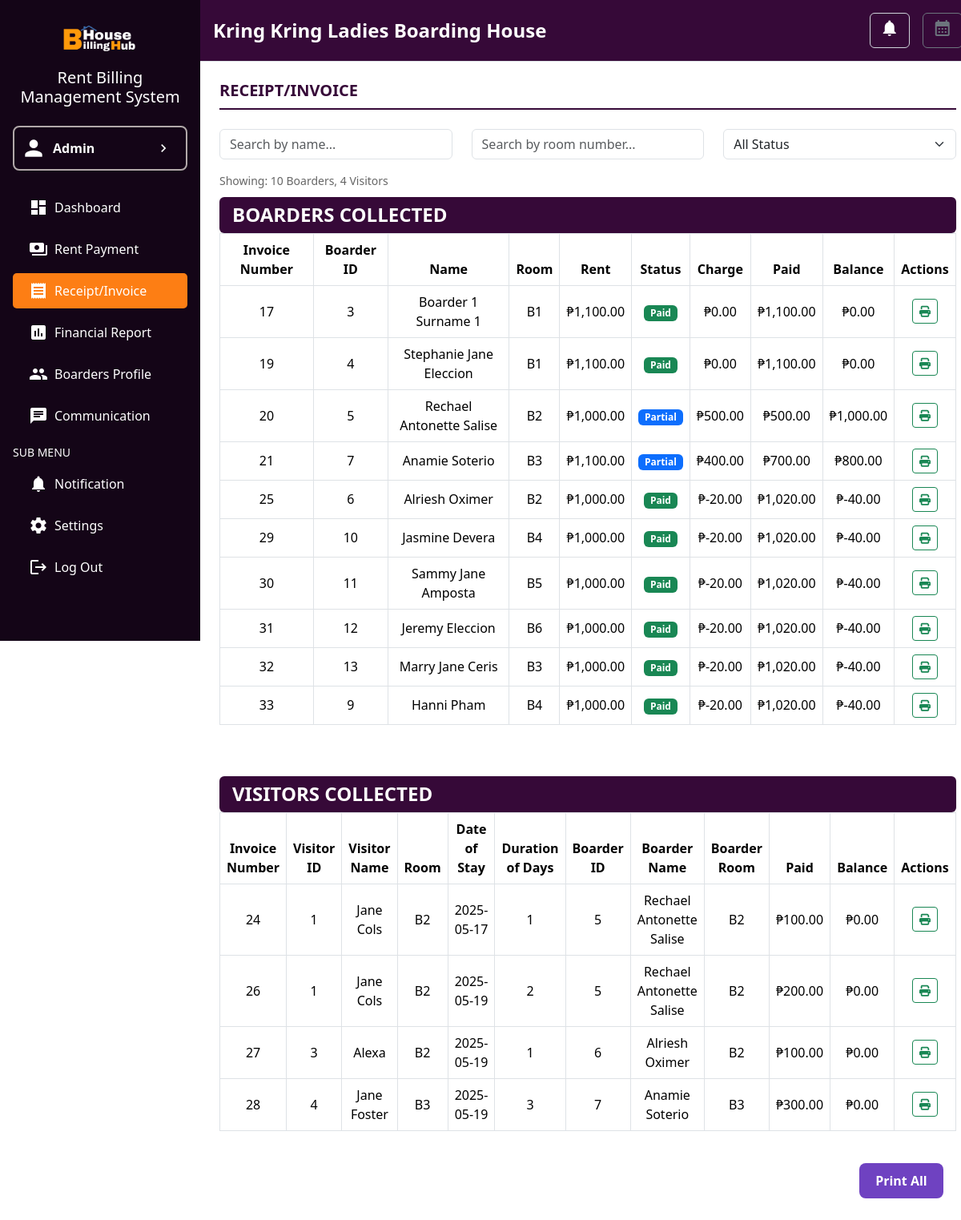
Page /sidebar/receipt.php (signed in) on the committed database.
### tables this page shows
CREATE TABLE `users` (
  `id` int(11) NOT NULL,
  `firstname` varchar(255) NOT NULL,
  `lastname` varchar(255) NOT NULL,
  `email` varchar(255) NOT NULL,
  `contact` varchar(20) DEFAULT NULL,
  `government_id` varchar(100) DEFAULT NULL,
  `tin_num` varchar(100) DEFAULT NULL,
  `address` varchar(255) DEFAULT NULL,
  `boardinghousename` varchar(255) DEFAULT NULL,
  `password` varchar(255) NOT NULL,
  `reset_code` varchar(255) DEFAULT NULL
);

CREATE TABLE `payments` (
  `id` int(11) NOT NULL,
  `boarder_id` int(11) DEFAULT NULL,
  `user_id` int(11) DEFAULT NULL,
  `amount` decimal(10,2) DEFAULT NULL,
  `payment_date` date DEFAULT NULL,
  `status` enum('paid','partial','pending','overdue') DEFAULT 'pending',
  `payment_type` enum('rent','visitor') DEFAULT 'rent',
  `mode_of_payment` varchar(50) DEFAULT NULL,
  `appliances` int(11) DEFAULT 0,
  `days` int(11) DEFAULT 0
);

CREATE TABLE `boarders` (
  `id` int(11) NOT NULL,
  `boarder_id` int(11) NOT NULL,
  `user_id` int(11) DEFAULT NULL,
  `firstname` varchar(255) NOT NULL,
  `lastname` varchar(255) NOT NULL,
  `email` varchar(100) NOT NULL,
  `phone` varchar(15) DEFAULT NULL,
  `address` varchar(255) DEFAULT NULL,
  `move_in_date` date NOT NULL,
  `monthly_rate` decimal(10,2) NOT NULL,
  `deposit_amount` decimal(10,2) NOT NULL,
  `room` varchar(50) DEFAULT NULL,
  `status` enum('active','inactive') DEFAULT 'active',
  `appliances` int(11) DEFAULT 0
);

CREATE TABLE `visitors` (
  `id` varchar(50) NOT NULL,
  `name` varchar(255) NOT NULL,
  `boarder_id` int(11) DEFAULT NULL,
  `user_id` int(11) DEFAULT NULL
);

### sidebar/receipt.php (the view, shortened to what the rows shown need)
<?php
$host = 'localhost';
$username = 'root';
$password = '';
$database = 'bh';
$conn = new mysqli($host, $username, $password, $database);
$user_id = $_SESSION['user_id'];
$stmt = $conn->prepare("SELECT firstname, lastname, email, contact, government_id, tin_num, address, boardinghousename FROM users WHERE id = ?");
$stmt->bind_param("i", $user_id);
$stmt->execute();
$result = $stmt->get_result();
$user = $result->fetch_assoc();
$stmt = $conn->prepare("SELECT monthly_rate, appliances_rate, late_fee, due_date FROM rates WHERE user_id = ?");
$stmt->bind_param("i", $user_id);
$stmt->execute();
$result = $stmt->get_result();
$rate = $result->fetch_assoc();
$monthly_rate = $rate['monthly_rate'] ?? 1000.00;
$appliances_rate = $rate['appliances_rate'] ?? 100.00;
$due_date = $rate['due_date'] ?? date('Y-m-10');
$daily_rate = 100.00;
$boarder_payments = [];
$stmt = $conn->prepare("
    SELECT p.id AS invoice_number, b.id AS boarder_id, CONCAT(b.firstname, ' ', b.lastname) AS name,
           b.room, p.amount AS paid, p.payment_date, p.appliances,
           CASE
               WHEN p.amount >= (? + (p.appliances * ?)) THEN 'Paid'
               WHEN p.amount > 0 THEN 'Partial'
               WHEN CURRENT_DATE > ? THEN 'Overdue'
               ELSE 'Pending'
           END as status
    FROM payments p
    JOIN boarders b ON p.boarder_id = b.id
    WHERE p.user_id = ? AND p.payment_type = 'rent'
");
$stmt->bind_param("ddsi", $monthly_rate, $appliances_rate, $due_date, $user_id);
$stmt->execute();
$result = $stmt->get_result();
while ($row = $result->fetch_assoc()) {
    $row['rent'] = $monthly_rate + ($row['appliances'] * $appliances_rate);
    $row['charge'] = $row['rent'] - $row['paid'];
    $row['balance'] = $row['rent'] + $row['charge'] - $row['paid'];
    $boarder_payments[] = $row;
}
$visitor_payments = [];
$stmt = $conn->prepare("
    SELECT p.id AS invoice_number, v.id AS visitor_id, v.name AS visitor_name,
           b.room AS visitor_room, p.payment_date, p.days,
           b.id AS boarder_id, CONCAT(b.firstname, ' ', b.lastname) AS boarder_name,
           b.room AS boarder_room, p.amount AS paid, p.status
    FROM payments p
    JOIN boarders b ON p.boarder_id = b.id
    LEFT JOIN visitors v ON p.boarder_id = v.boarder_id AND p.user_id = v.user_id
    WHERE p.user_id = ? AND p.payment_type = 'visitor'
");
$stmt->bind_param("i", $user_id);
$stmt->execute();
$result = $stmt->get_result();
while ($row = $result->fetch_assoc()) {
    $row['stay_fee'] = $row['days'] * $daily_rate;
    $row['balance'] = $row['stay_fee'] - $row['paid'];
    $visitor_payments[] = $row;
}
?>
<!DOCTYPE html>
<html lang="en">
<head>
    <link href="https://cdn.jsdelivr.net/npm/bootstrap@5.3.2/dist/css/bootstrap.min.css" rel="stylesheet">
    <link href="https://cdnjs.cloudflare.com/ajax/libs/font-awesome/6.5.0/css/all.min.css" rel="stylesheet">
    <link rel="stylesheet" href="../sidebar/style.css">
</head>
<body>
    <div class="d-flex">
        <div class="flex-grow-1">
            <header class="d-flex justify-content-between align-items-center p-3 border-bottom">
                <h4 class="mb-0" style="font-weight: bold;"><span id="boardingHouseName"><?php echo htmlspecialchars($user['boardinghousename'] ?? 'N/A'); ?></span> Boarding House</h4>
            </header>
            <div class="content p-4">
                <div class="table-container mt-2">
                    <div class="table-responsive">
                        <table id="boarderTablePayment" class="table table-bordered table-hover align-middle text-center ms-0">
                            <thead>
                                <tr>
                                    <th>Invoice Number</th>
                                    <th>Boarder ID</th>
                                    <th>Name</th>
                                    <th>Room</th>
                                    <th>Rent</th>
                                    <th>Status</th>
                                    <th>Charge</th>
                                    <th>Paid</th>
                                    <th>Balance</th>
                                    <th>Actions</th>
                                </tr>
                            </thead>
                            <tbody>
                                <?php foreach ($boarder_payments as $payment): ?>
                                    <tr>
                                        <td><?php echo $payment['invoice_number']; ?></td>
                                        <td><?php echo $payment['boarder_id']; ?></td>
                                        <td><?php echo htmlspecialchars($payment['name']); ?></td>
                                        <td><?php echo htmlspecialchars($payment['room'] ?? 'N/A'); ?></td>
                                        <td>₱<?php echo number_format($payment['rent'], 2); ?></td>
                                        <td><span class="badge bg-<?php echo getStatusColor($payment['status']); ?>"><?php echo $payment['status']; ?></span></td>
                                        <td>₱<?php echo number_format($payment['charge'], 2); ?></td>
                                        <td>₱<?php echo number_format($payment['paid'], 2); ?></td>
                                        <td>₱<?php echo number_format($payment['balance'], 2); ?></td>
                                        <td>
                                            <button class="btn btn-outline-success btn-sm print-receipt"
                                                    data-type="boarder"
                                                    data-invoice="<?php echo $payment['invoice_number']; ?>"
                                                    data-boarder-id="<?php echo $payment['boarder_id']; ?>"
                                                    data-name="<?php echo htmlspecialchars($payment['name']); ?>"
                                                    data-room="<?php echo htmlspecialchars($payment['room'] ?? 'N/A'); ?>"
                                                    data-rent="<?php echo $payment['rent']; ?>"
                                                    data-status="<?php echo $payment['status']; ?>"
                                                    data-charge="<?php echo $payment['charge']; ?>"
                                                    data-paid="<?php echo $payment['paid']; ?>"
                                                    data-balance="<?php echo $payment['balance']; ?>"
                                                    data-payment-date="<?php echo $payment['payment_date']; ?>"
                                                    data-appliances="<?php echo $payment['appliances']; ?>">
                                                <i class="fas fa-print"></i>
                                            </button>
                                        </td>
                                    </tr>
                                <?php endforeach; ?>
                            </tbody>
                        </table>
                    </div>
                </div>
                <div class="table-container mt-5">
                    <div class="table-responsive">
                        <table id="VisitorsTablePayment" class="table table-bordered table-hover align-middle text-center ms-0">
                            <thead>
                                <tr>
                                    <th>Invoice Number</th>
                                    <th>Visitor ID</th>
                                    <th>Visitor Name</th>
                                    <th>Room</th>
                                    <th>Date of Stay</th>
                                    <th>Duration of Days</th>
                                    <th>Boarder ID</th>
                                    <th>Boarder Name</th>
                                    <th>Boarder Room</th>
                                    <th>Paid</th>
                                    <th>Balance</th>
                                    <th>Actions</th>
                                </tr>
                            </thead>
                            <tbody>
                                <?php foreach ($visitor_payments as $payment): ?>
                                    <tr>
                                        <td><?php echo $payment['invoice_number']; ?></td>
                                        <td><?php echo htmlspecialchars($payment['visitor_id'] ?? 'N/A'); ?></td>
                                        <td><?php echo htmlspecialchars($payment['visitor_name'] ?? 'N/A'); ?></td>
                                        <td><?php echo htmlspecialchars($payment['visitor_room'] ?? 'N/A'); ?></td>
                                        <td><?php echo $payment['payment_date']; ?></td>
                                        <td><?php echo $payment['days']; ?></td>
                                        <td><?php echo $payment['boarder_id']; ?></td>
                                        <td><?php echo htmlspecialchars($payment['boarder_name']); ?></td>
                                        <td><?php echo htmlspecialchars($payment['boarder_room'] ?? 'N/A'); ?></td>
                                        <td>₱<?php echo number_format($payment['paid'], 2); ?></td>
                                        <td>₱<?php echo number_format($payment['balance'], 2); ?></td>
                                        <td>
                                            <button class="btn btn-outline-success btn-sm print-receipt"
                                                    data-type="visitor"
                                                    data-invoice="<?php echo $payment['invoice_number']; ?>"
                                                    data-visitor-id="<?php echo htmlspecialchars($payment['visitor_id'] ?? 'N/A'); ?>"
                                                    data-visitor-name="<?php echo htmlspecialchars($payment['visitor_name'] ?? 'N/A'); ?>"
                                                    data-room="<?php echo htmlspecialchars($payment['visitor_room'] ?? 'N/A'); ?>"
                                                    data-date-stay="<?php echo $payment['payment_date']; ?>"
                                                    data-days="<?php echo $payment['days']; ?>"
                                                    data-boarder-id="<?php echo $payment['boarder_id']; ?>"
                                                    data-boarder-name="<?php echo htmlspecialchars($payment['boarder_name']); ?>"
                                                    data-boarder-room="<?php echo htmlspecialchars($payment['boarder_room'] ?? 'N/A'); ?>"
                                                    data-paid="<?php echo $payment['paid']; ?>"
                                                    data-balance="<?php echo $payment['balance']; ?>"
                                                    data-stay-fee="<?php echo $payment['stay_fee']; ?>">
                                                <i class="fas fa-print"></i>
                                            </button>
                                        </td>
                                    </tr>
                                <?php endforeach; ?>
                            </tbody>
                        </table>
                    </div>
                </div>
            </div>
        </div>
    </div>
</body>
</html>
<?php
function getStatusColor($status) {
    switch (strtolower($status)) {
        case 'paid': return 'success';
        case 'partial': return 'primary';
    }
}
?>

### rows in the picture
users: boardinghousename "Kring Kring Ladies"
payments: id "17", boarder "3", name "Boarder 1 Surname 1", boarder.room "B1", rent "1,100.00", status "Paid", charge "0.00", amount "1,100.00", balance "0.00"
payments: id "19", boarder "4", name "Stephanie Jane Eleccion", boarder.room "B1", rent "1,100.00", status "Paid", charge "0.00", amount "1,100.00", balance "0.00"
payments: id "20", boarder "5", name "Rechael Antonette Salise", boarder.room "B2", rent "1,000.00", status "Partial", charge "500.00", amount "500.00", balance "1,000.00"
payments: id "21", boarder "7", name "Anamie Soterio", boarder.room "B3", rent "1,100.00", status "Partial", charge "400.00", amount "700.00", balance "800.00"
payments: id "25", boarder "6", name "Alriesh Oximer", boarder.room "B2", rent "1,000.00", status "Paid", charge "-20.00", amount "1,020.00", balance "-40.00"
payments: id "29", boarder "10", name "Jasmine Devera", boarder.room "B4", rent "1,000.00", status "Paid", charge "-20.00", amount "1,020.00", balance "-40.00"
payments: id "30", boarder "11", name "Sammy Jane Amposta", boarder.room "B5", rent "1,000.00", status "Paid", charge "-20.00", amount "1,020.00", balance "-40.00"
payments: id "31", boarder "12", name "Jeremy Eleccion", boarder.room "B6", rent "1,000.00", status "Paid", charge "-20.00", amount "1,020.00", balance "-40.00"
payments: id "32", boarder "13", name "Marry Jane Ceris", boarder.room "B3", rent "1,000.00", status "Paid", charge "-20.00", amount "1,020.00", balance "-40.00"
payments: id "33", boarder "9", name "Hanni Pham", boarder.room "B4", rent "1,000.00", status "Paid", charge "-20.00", amount "1,020.00", balance "-40.00"
payments: id "24", visitors.id "1", visitors.name "Jane Cols", boarder.room "B2", payment_date "2025-05-17", days "1", boarder "5", boarder_name "Rechael Antonette Salise", amount "100.00", balance "0.00"
payments: id "26", visitors.id "1", visitors.name "Jane Cols", boarder.room "B2", payment_date "2025-05-19", days "2", boarder "5", boarder_name "Rechael Antonette Salise", amount "200.00", balance "0.00"
payments: id "27", visitors.id "3", visitors.name "Alexa", boarder.room "B2", payment_date "2025-05-19", days "1", boarder "6", boarder_name "Alriesh Oximer", amount "100.00", balance "0.00"
payments: id "28", visitors.id "4", visitors.name "Jane Foster", boarder.room "B3", payment_date "2025-05-19", days "3", boarder "7", boarder_name "Anamie Soterio", amount "300.00", balance "0.00"
